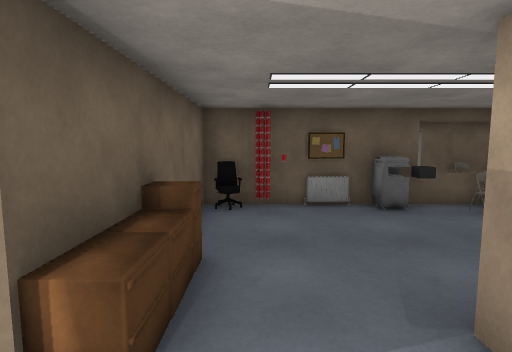
view 1 (above)

20 first-person views from a walk through a scene from a Unity 3-D project. The camera is 1.5 m above the floor, tilts 6° down and sees 80° across. Doors are open. The floor is counted in squares, 1 m on a side. Each view is taken from the middle of a square. On the plan, view 1 faces up. The plan holds only what a view shows up to about 15 squares ahead; the rest is blank. The place goes on beyond the plan. The player character is not drawn. Some surface patterns are stand-ins.

view 2
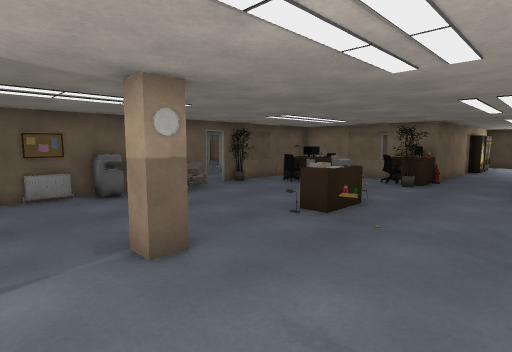

view 3
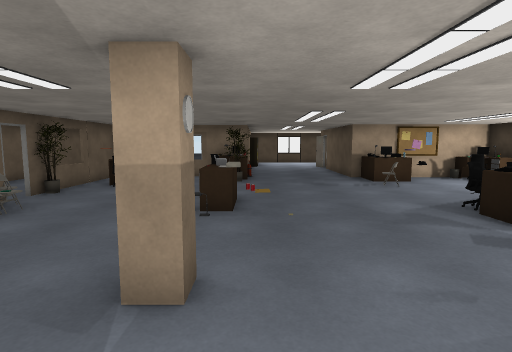

view 4
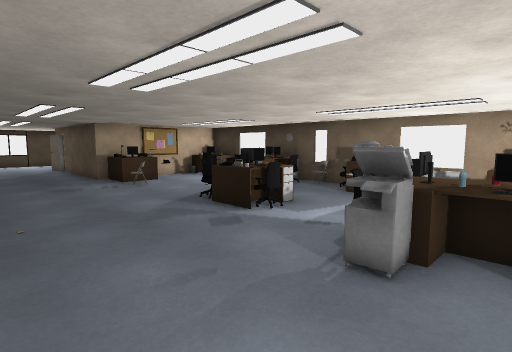

view 5
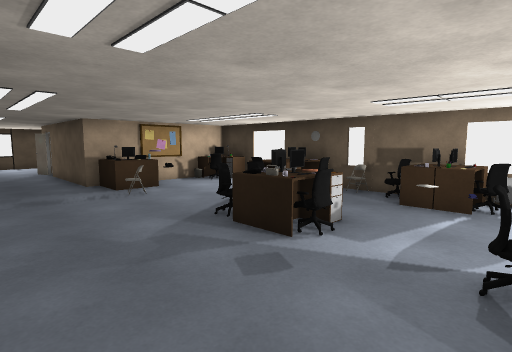

view 6
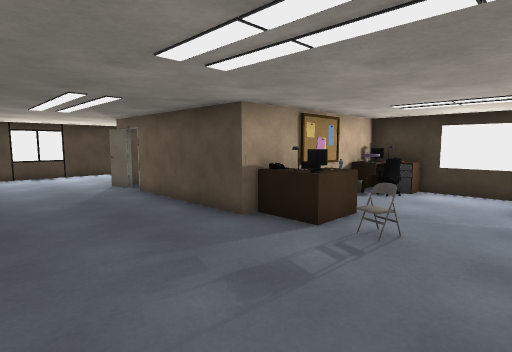

view 7
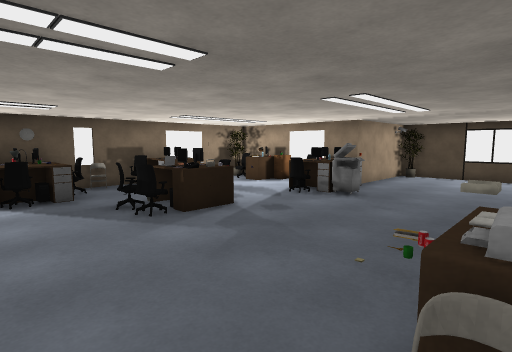

view 8
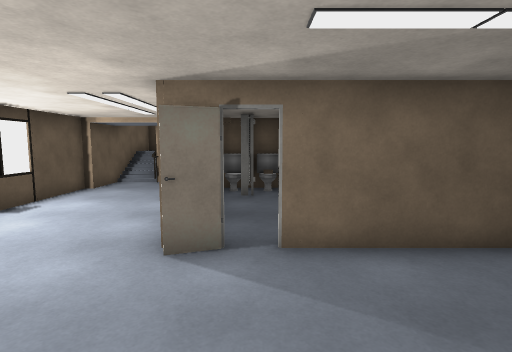

view 9
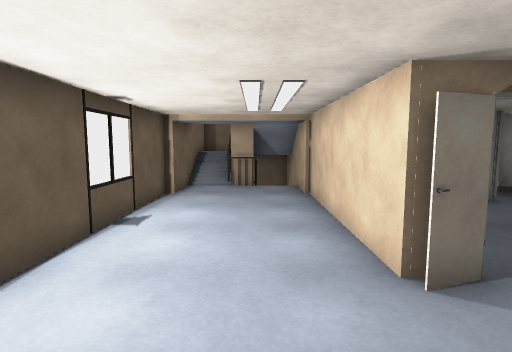

view 10
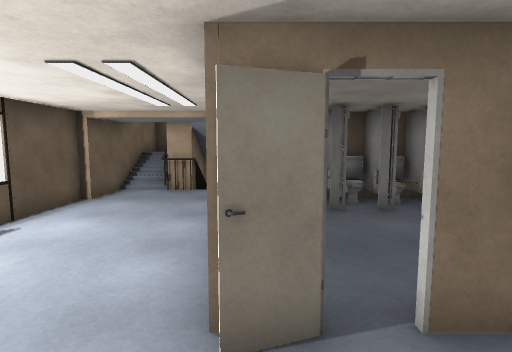

view 11
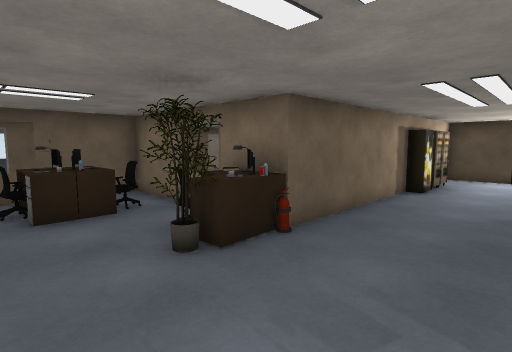

view 12
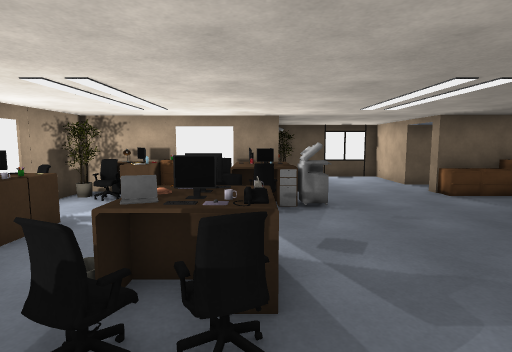

view 13
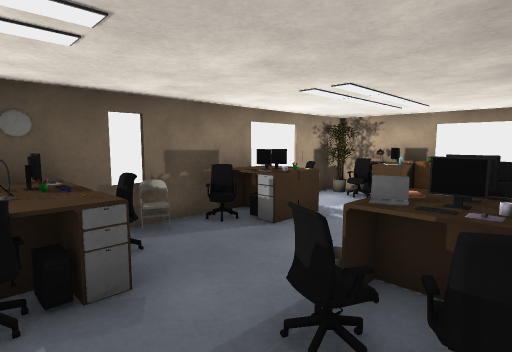

view 14
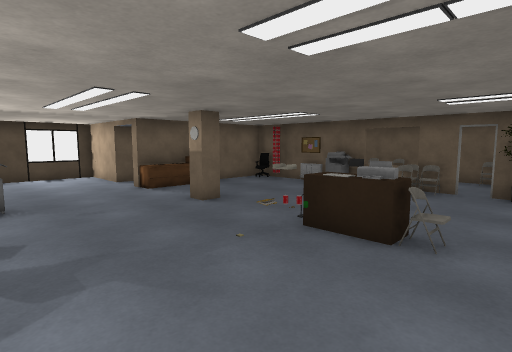

view 15
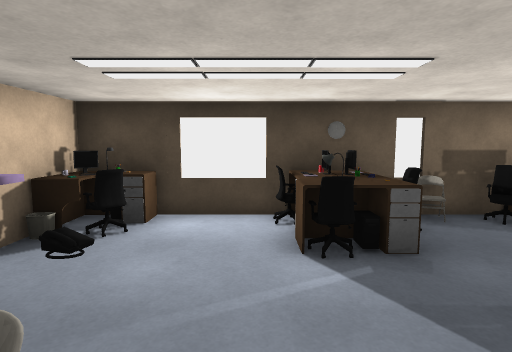

view 16
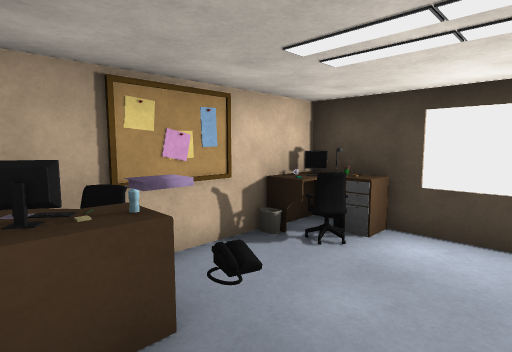

view 17
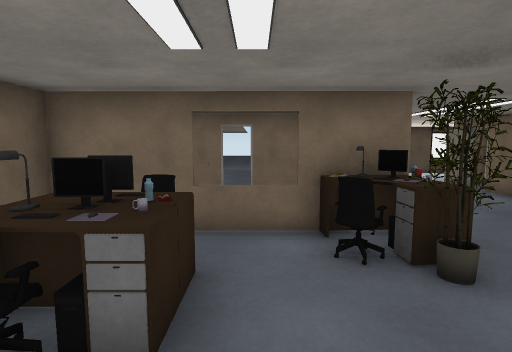

view 18
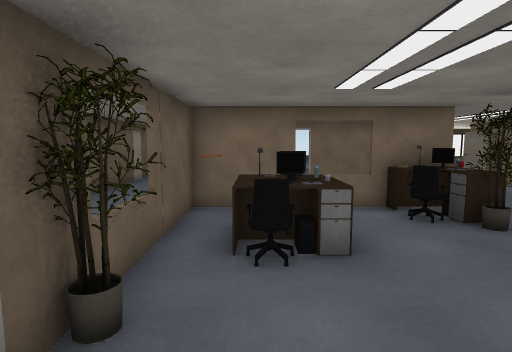

view 19
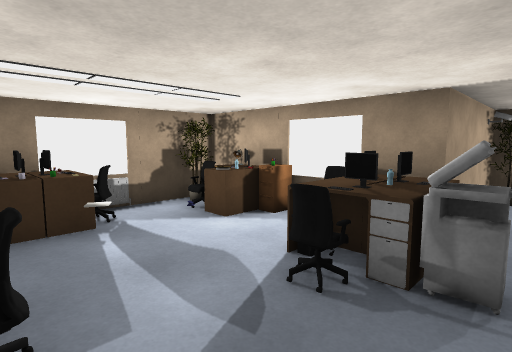

view 20
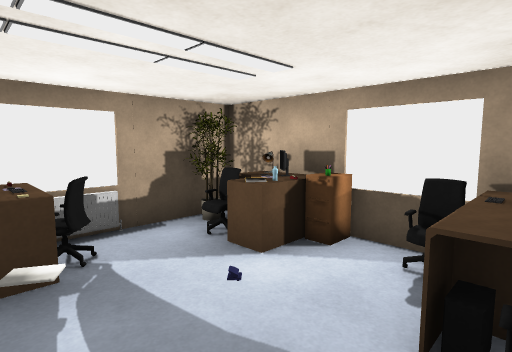

### Floor plan
Points are (right, up) in squares from view 1. A wall is a line through its corners. A room is listed if a view was taken in it or the views show most of it. See-through windows are left out.
Room 1 (views 1, 2, 3, 4, 5, 6, 7, 8, 9, 10, 11, 12, 13, 14, 15, 16, 17, 18, 19, 20)
walls: (12.6, -3.3) (17.7, -3.3); (13.2, 2.4) (13.2, 7.5) (8.4, 7.5); (12.7, -8.5) (12.7, -6.4); (15.8, -7.8) (16.2, -7.8); (18.4, -3.3) (19.3, -3); (7, 7.5) (-1.3, 7.5) (-1.3, 4.4); (16.9, -7.8) (17.3, -7.8); (16, -9.4) (16.5, -9.4); (19.4, -3.2) (19.4, -8.5); (19.3, -4.6) (19.3, -3.8); (18, -7.8) (18.5, -7.8); (3.5, 7.4) (3.5, 6.8) (2.8, 6.8) (2.8, 7.5); (17.1, -9.4) (19.4, -9.4) (19.4, -11.8); (21.4, 0.8) (19.1, 0.9) (19.1, 1.4) (13.4, 1.4); (-3.3, 1.6) (-6.1, 1.6) (-6.1, -3.3) (-1.5, -3.3) (-1.5, -9.4) (12.7, -9.4); (21.6, 0.9) (19.6, 0.8); (19.4, -11.9) (19.4, -12.4); (21.1, -12.5) (21.1, -11) (22.1, -11); (23.8, -9.2) (23.8, 1.4); (19.5, -14.7) (23.5, -14.7) (23.5, -9.2)
low walls: (9.8, -4) (9.9, -3.5); (6.5, 7) (6, 7); (3.5, 7.3) (2.9, 7.3)
ways out: open door at (7, 7.5); open door at (16.1, -7.9)
objects: other object (-1, -8); other object (-1, -7); other object (-1, -6); chair (-1, -5); other object (-1, -4); other object (-1, -3); cabinet (-1, 2); cabinet (-1, 3); cabinet (-1, 4); chair (0, -8); other object (0, -7); other object (0, -5); desk (0, -4); desk (0, -3); chair (1, -4); desk (1, -3); radiator (2, -9); other object (2, -8); chair (2, -7); clock (2, 2); pillar (2, 3); radiator (2, 7); other object (3, -9); other object (3, -7); chair (4, -9); desk (4, -8); other object (4, -5); other object (4, -4); chair (4, -3); printer (4, 7); laptop (5, -5); phone (5, -4); chair (6, -8); chair (6, -5); chair (6, -4); desk (6, 2); other object (7, -9); other object (7, -8); desk (7, -7); printer (7, 2); other object (8, -9); other object (8, -8); chair (8, -7); chair (9, -9); lamp (9, -8); phone (10, -5); computer (10, 5); lamp (10, 6); chair (10, 7); desk (11, -9); chair (11, -8); other object (11, -5); desk (11, -4); other object (11, 4); other object (11, 5); other object (11, 6); chair (12, -6); keyboard (12, -5); other object (12, -4); other object (12, -3); desk (12, 1); other object (12, 2); chair (12, 3); chair (12, 5) to (12, 6); fire extinguisher (13, 1); other object (13, 2); other object (14, -9); other object (15, -9); other object (16, -9); other object (17, -9); other object (18, -9); other object (19, -9)

Positions as (right, up) in squares from view 1, and headings:
1: (0, 0), facing up
2: (0, -2), facing up-right
3: (-1, 1), facing right
4: (-1, 1), facing down-right
5: (1, 0), facing down-right
6: (8, 1), facing down-right
7: (9, 2), facing down-left
8: (18, 1), facing down
9: (21, 0), facing down
10: (19, -1), facing down
11: (9, -2), facing up-right
12: (8, -4), facing left
13: (8, -4), facing down-left
14: (9, -3), facing up-left
15: (9, -3), facing down
16: (9, -4), facing down-right
17: (8, 4), facing right
18: (6, 6), facing right
19: (4, -2), facing down-left
20: (3, -4), facing down-left
